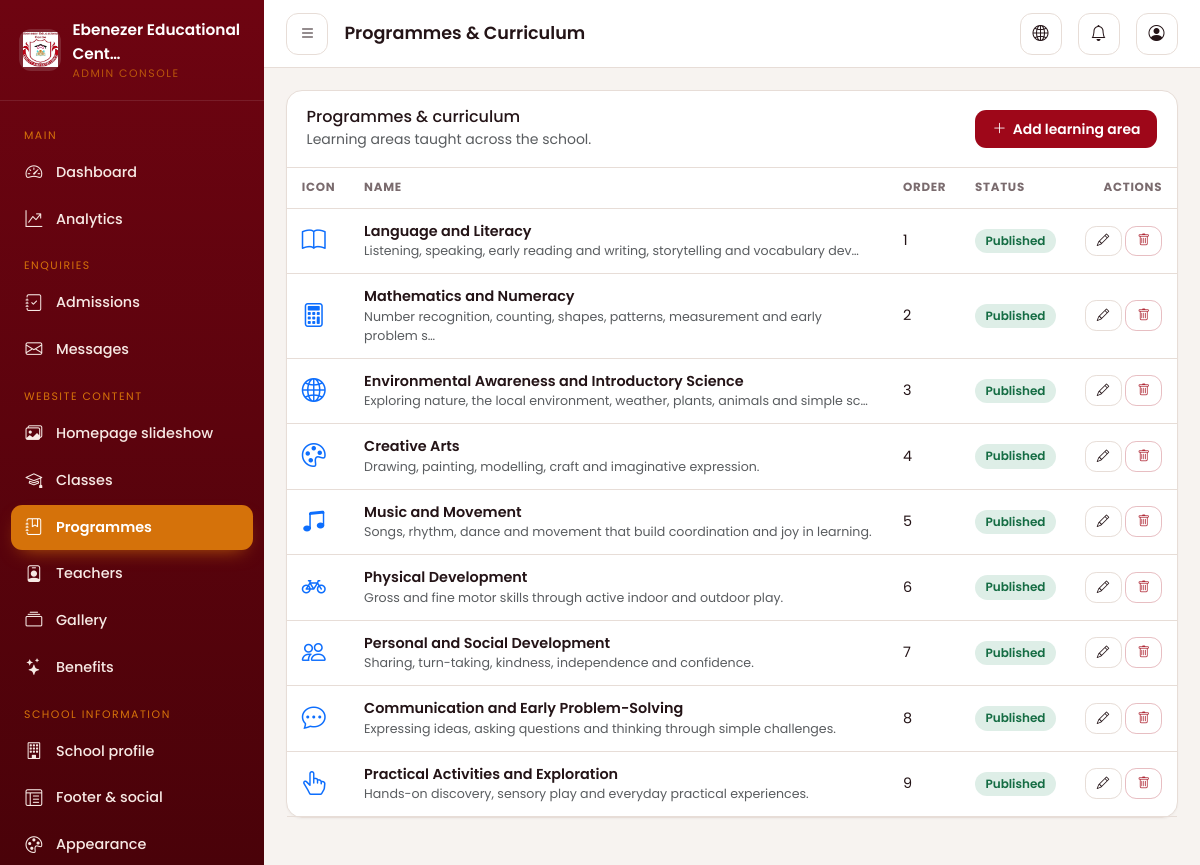
/dashboard/programmes/ (signed in), run on the app's committed database.
### apps/core/models.py (models this page shows, shortened)
class SingletonModel(models.Model):
    CACHE_KEY = None
    class Meta:
        abstract = True
    @classmethod
    def _cache_key(cls) -> str:
        return cls.CACHE_KEY or f"singleton:{cls._meta.label}"
    @classmethod
    def get_solo(cls):
        key = cls._cache_key()
        obj = cache.get(key)
        if obj is None:
            obj, _ = cls.objects.get_or_create(pk=1)
            cache.set(key, obj, None)
        return obj

class SchoolSettings(SingletonModel):
    CACHE_KEY = "settings:school"
    school_name = models.CharField(max_length=150, default="Ebenezer Educational Centre")
    short_description = models.CharField(
        max_length=300,
        blank=True,
        help_text="Used in the footer and social sharing cards.",
    )
    tagline = models.CharField(
        max_length=200,
        blank=True,
        help_text="Short tagline shown below the school name in the navbar.",
    )
    full_description = models.TextField(
        blank=True,
        help_text="Longer introduction used on the homepage and About page.",
    )
    address = models.CharField(max_length=255, blank=True, default="Jukwa, Cape Coast")
    town = models.CharField(max_length=100, blank=True, default="Jukwa")
    region = models.CharField(max_length=100, blank=True, default="Central Region")
    country = models.CharField(max_length=100, blank=True, default="Ghana")
    phone_primary = models.CharField(max_length=40, blank=True)
    phone_secondary = models.CharField(max_length=40, blank=True)
    email_primary = models.EmailField(blank=True)
    email_secondary = models.EmailField(blank=True)
    opening_hours = models.CharField(
        max_length=200, blank=True, default="Monday - Friday, 7:00am - 4:00pm"
    )
    vision = models.TextField(blank=True)
    mission = models.TextField(blank=True)
    proprietress_name = models.CharField(max_length=150, blank=True)
    proprietress_title = models.CharField(
        max_length=150, blank=True, default="Proprietress"
    )
    proprietress_message = models.TextField(blank=True)
    headmistress_image = models.ImageField(
        upload_to="branding/",
        blank=True,
        null=True,
        help_text="Optional photo of the school headmistress.",
    )
    logo = models.ImageField(upload_to="branding/", blank=True, null=True)
    logo_light = models.ImageField(
        upload_to="branding/",
        blank=True,
        null=True,
        help_text="Optional logo variant for dark backgrounds.",
    )
    favicon = models.ImageField(upload_to="branding/", blank=True, null=True)
    default_image = models.ImageField(
        upload_to="branding/", blank=True, null=True
    )
    home_welcome_image = models.ImageField(
        upload_to="branding/",
        blank=True,
        null=True,
        help_text="Photo shown in the Welcome section of the homepage.",
    )
    about_story_image = models.ImageField(
        upload_to="branding/",
        blank=True,
        null=True,
        help_text="Photo shown in the Our Story section of the About page.",
    )
    map_url = models.URLField(
        blank=True,
        max_length=1000,
        help_text="Google Maps embed URL (Share → Embed a map in Google Maps), not a short sharing link. Leave blank to hide the map.",
    )
    directions_url = models.URLField(blank=True)
    footer_intro = models.TextField(blank=True)
    footer_copyright = models.CharField(max_length=255, blank=True)
    facebook_url = models.URLField(blank=True)
    instagram_url = models.URLField(blank=True)
    twitter_url = models.URLField(blank=True)
    tiktok_url = models.URLField(blank=True)
    youtube_url = models.URLField(blank=True)
    linkedin_url = models.URLField(blank=True)
    whatsapp_number = models.CharField(max_length=40, blank=True)
    privacy_policy = models.TextField(
        blank=True, help_text="Privacy policy content shown on the privacy page."
    )
    updated_at = models.DateTimeField(auto_now=True)
    class Meta:
        verbose_name = "School settings"
        verbose_name_plural = "School settings"

### apps/academics/models.py (models this page shows, shortened)
class LearningArea(TimeStampedModel):
    name = models.CharField(max_length=150, unique=True)
    slug = models.SlugField(max_length=160, unique=True, blank=True)
    description = models.TextField(blank=True)
    icon = models.CharField(
        max_length=60, blank=True, default="bi-book", help_text="Bootstrap Icons class."
    )
    image = models.ImageField(
        upload_to="programmes/", blank=True, null=True, validators=[ImageValidator()]
    )
    objectives = models.TextField(
        blank=True, help_text="One learning objective per line."
    )
    example_activities = models.TextField(
        blank=True, help_text="One example activity per line."
    )
    display_order = models.PositiveIntegerField(default=0, db_index=True)
    is_published = models.BooleanField(default=True, db_index=True)
    class Meta:
        ordering = ["display_order", "name"]
        verbose_name = "Learning area"
        verbose_name_plural = "Learning areas / programmes"

### apps/dashboard/views.py (the view)
# urls.py: path("programmes/", views.programme_list, name="programme_list"),
@capability_required("content_manage")
def programme_list(request):
    areas = LearningArea.objects.all().order_by("display_order", "name")
    return render(
        request,
        "dashboard/programmes/list.html",
        {"areas": areas, "page_title": "Programmes & Curriculum", "active": "programmes"},
    )

### templates/dashboard/programmes/list.html
{% extends "dashboard/base.html" %}
{% block content %}
<div class="dash-card">
  <div class="dash-card-head">
    <div>
      <h2 class="h6 mb-0">Programmes &amp; curriculum</h2>
      <span class="text-muted small">Learning areas taught across the school.</span>
    </div>
    <a href="{% url 'dashboard:programme_create' %}" class="dash-btn dash-btn-primary"><i class="bi bi-plus-lg"></i> Add learning area</a>
  </div>
  <div class="table-responsive">
    <table class="dash-table">
      <thead><tr><th>Icon</th><th>Name</th><th>Order</th><th>Status</th><th class="text-end">Actions</th></tr></thead>
      <tbody>
        {% for a in areas %}
          <tr>
            <td><i class="bi {{ a.icon|default:'bi-book' }} fs-4 text-primary"></i></td>
            <td>
              <div class="fw-semibold">{{ a.name }}</div>
              <div class="text-muted small">{{ a.description|truncatechars:80 }}</div>
            </td>
            <td>{{ a.display_order }}</td>
            <td>{% if a.is_published %}<span class="pill pill-active">Published</span>{% else %}<span class="pill pill-inactive">Draft</span>{% endif %}</td>
            <td class="text-end text-nowrap">
              <a class="dash-btn dash-btn-light dash-btn-sm" href="{% url 'dashboard:programme_update' a.pk %}"><i class="bi bi-pencil"></i></a>
              <a class="dash-btn dash-btn-danger dash-btn-sm" href="{% url 'dashboard:programme_delete' a.pk %}"><i class="bi bi-trash"></i></a>
            </td>
          </tr>
        {% empty %}
          <tr><td colspan="5" class="text-center text-muted py-5">No learning areas yet.</td></tr>
        {% endfor %}
      </tbody>
    </table>
  </div>
</div>
{% endblock %}

### templates/dashboard/partials/sidebar.html (shortened to what this page needs)
{% load static %}{% load permissions %}
<aside class="dash-sidebar" aria-label="Dashboard navigation">
  <a class="dash-brand" href="{% url 'dashboard:overview' %}">
    <span class="mark">
      {% if school.logo %}<img src="{{ school.logo.url }}" alt="">{% else %}<i class="bi bi-mortarboard-fill"></i>{% endif %}
    </span>
    <span>
      <span class="name">{{ school.school_name|truncatechars:26 }}</span>
      <span class="sub d-block" style="color:#D5720A">Admin Console</span>
    </span>
  </a>
  <nav class="dash-nav">
    <div class="group-label">Main</div>
    {% if request.user|can:"dashboard_access" %}
      <a href="{% url 'dashboard:overview' %}" class="{% if active == 'overview' %}active{% endif %}"><i class="bi bi-speedometer2"></i> Dashboard</a>
    {% endif %}
    {% if request.user|can:"analytics_view" %}
      <a href="{% url 'dashboard:analytics' %}" class="{% if active == 'analytics' %}active{% endif %}"><i class="bi bi-graph-up-arrow"></i> Analytics</a>
    {% endif %}
    {% if request.user|can:"admissions_manage" %}
      <div class="group-label">Enquiries</div>
      <a href="{% url 'dashboard:admission_list' %}" class="{% if active == 'admissions' %}active{% endif %}">
        <i class="bi bi-journal-check"></i> Admissions
      </a>
      <a href="{% url 'dashboard:message_list' %}" class="{% if active == 'messages' %}active{% endif %}">
        <i class="bi bi-envelope"></i> Messages
      </a>
    {% endif %}
    {% if request.user|can:"content_manage" %}
      <div class="group-label">Website content</div>
      <a href="{% url 'dashboard:slide_list' %}" class="{% if active == 'slides' %}active{% endif %}"><i class="bi bi-images"></i> Homepage slideshow</a>
      <a href="{% url 'dashboard:class_list' %}" class="{% if active == 'classes' %}active{% endif %}"><i class="bi bi-mortarboard"></i> Classes</a>
      <a href="{% url 'dashboard:programme_list' %}" class="{% if active == 'programmes' %}active{% endif %}"><i class="bi bi-journal-bookmark"></i> Programmes</a>
      <a href="{% url 'dashboard:teacher_list' %}" class="{% if active == 'teachers' %}active{% endif %}"><i class="bi bi-person-badge"></i> Teachers</a>
      <a href="{% url 'dashboard:album_list' %}" class="{% if active == 'gallery' %}active{% endif %}"><i class="bi bi-collection"></i> Gallery</a>
      <a href="{% url 'dashboard:benefit_list' %}" class="{% if active == 'benefits' %}active{% endif %}"><i class="bi bi-stars"></i> Benefits</a>
    {% endif %}
    {% if request.user|can:"settings_manage" %}
      <div class="group-label">School information</div>
      <a href="{% url 'dashboard:school_info' %}" class="{% if active == 'school' %}active{% endif %}"><i class="bi bi-building"></i> School profile</a>
      <a href="{% url 'dashboard:footer_settings' %}" class="{% if active == 'footer' %}active{% endif %}"><i class="bi bi-layout-text-window-reverse"></i> Footer &amp; social</a>
    {% endif %}
    {% if request.user|can:"appearance_manage" %}
      <a href="{% url 'dashboard:appearance' %}" class="{% if active == 'appearance' %}active{% endif %}"><i class="bi bi-palette"></i> Appearance</a>
    {% endif %}
  </nav>
</aside>

### data on the page
SchoolSettings: logo (picture), school_name "Ebenezer Educational Cent…"
LearningArea: name "Language and Literacy", description "Listening, speaking, early reading and writing, storytelling and vocabulary dev…", display_order "1", is_published "Published"
LearningArea: name "Mathematics and Numeracy", description "Number recognition, counting, shapes, patterns, measurement and early problem s…", display_order "2", is_published "Published"
LearningArea: name "Environmental Awareness and Introductory Science", description "Exploring nature, the local environment, weather, plants, animals and simple sc…", display_order "3", is_published "Published"
LearningArea: name "Creative Arts", description "Drawing, painting, modelling, craft and imaginative expression.", display_order "4", is_published "Published"
LearningArea: name "Music and Movement", description "Songs, rhythm, dance and movement that build coordination and joy in learning.", display_order "5", is_published "Published"
LearningArea: name "Physical Development", description "Gross and fine motor skills through active indoor and outdoor play.", display_order "6", is_published "Published"
LearningArea: name "Personal and Social Development", description "Sharing, turn-taking, kindness, independence and confidence.", display_order "7", is_published "Published"
LearningArea: name "Communication and Early Problem-Solving", description "Expressing ideas, asking questions and thinking through simple challenges.", display_order "8", is_published "Published"
LearningArea: name "Practical Activities and Exploration", description "Hands-on discovery, sensory play and everyday practical experiences.", display_order "9", is_published "Published"

### other printed values
{{ page_title|default:"Dashboard" }} "Programmes & Curriculum"
